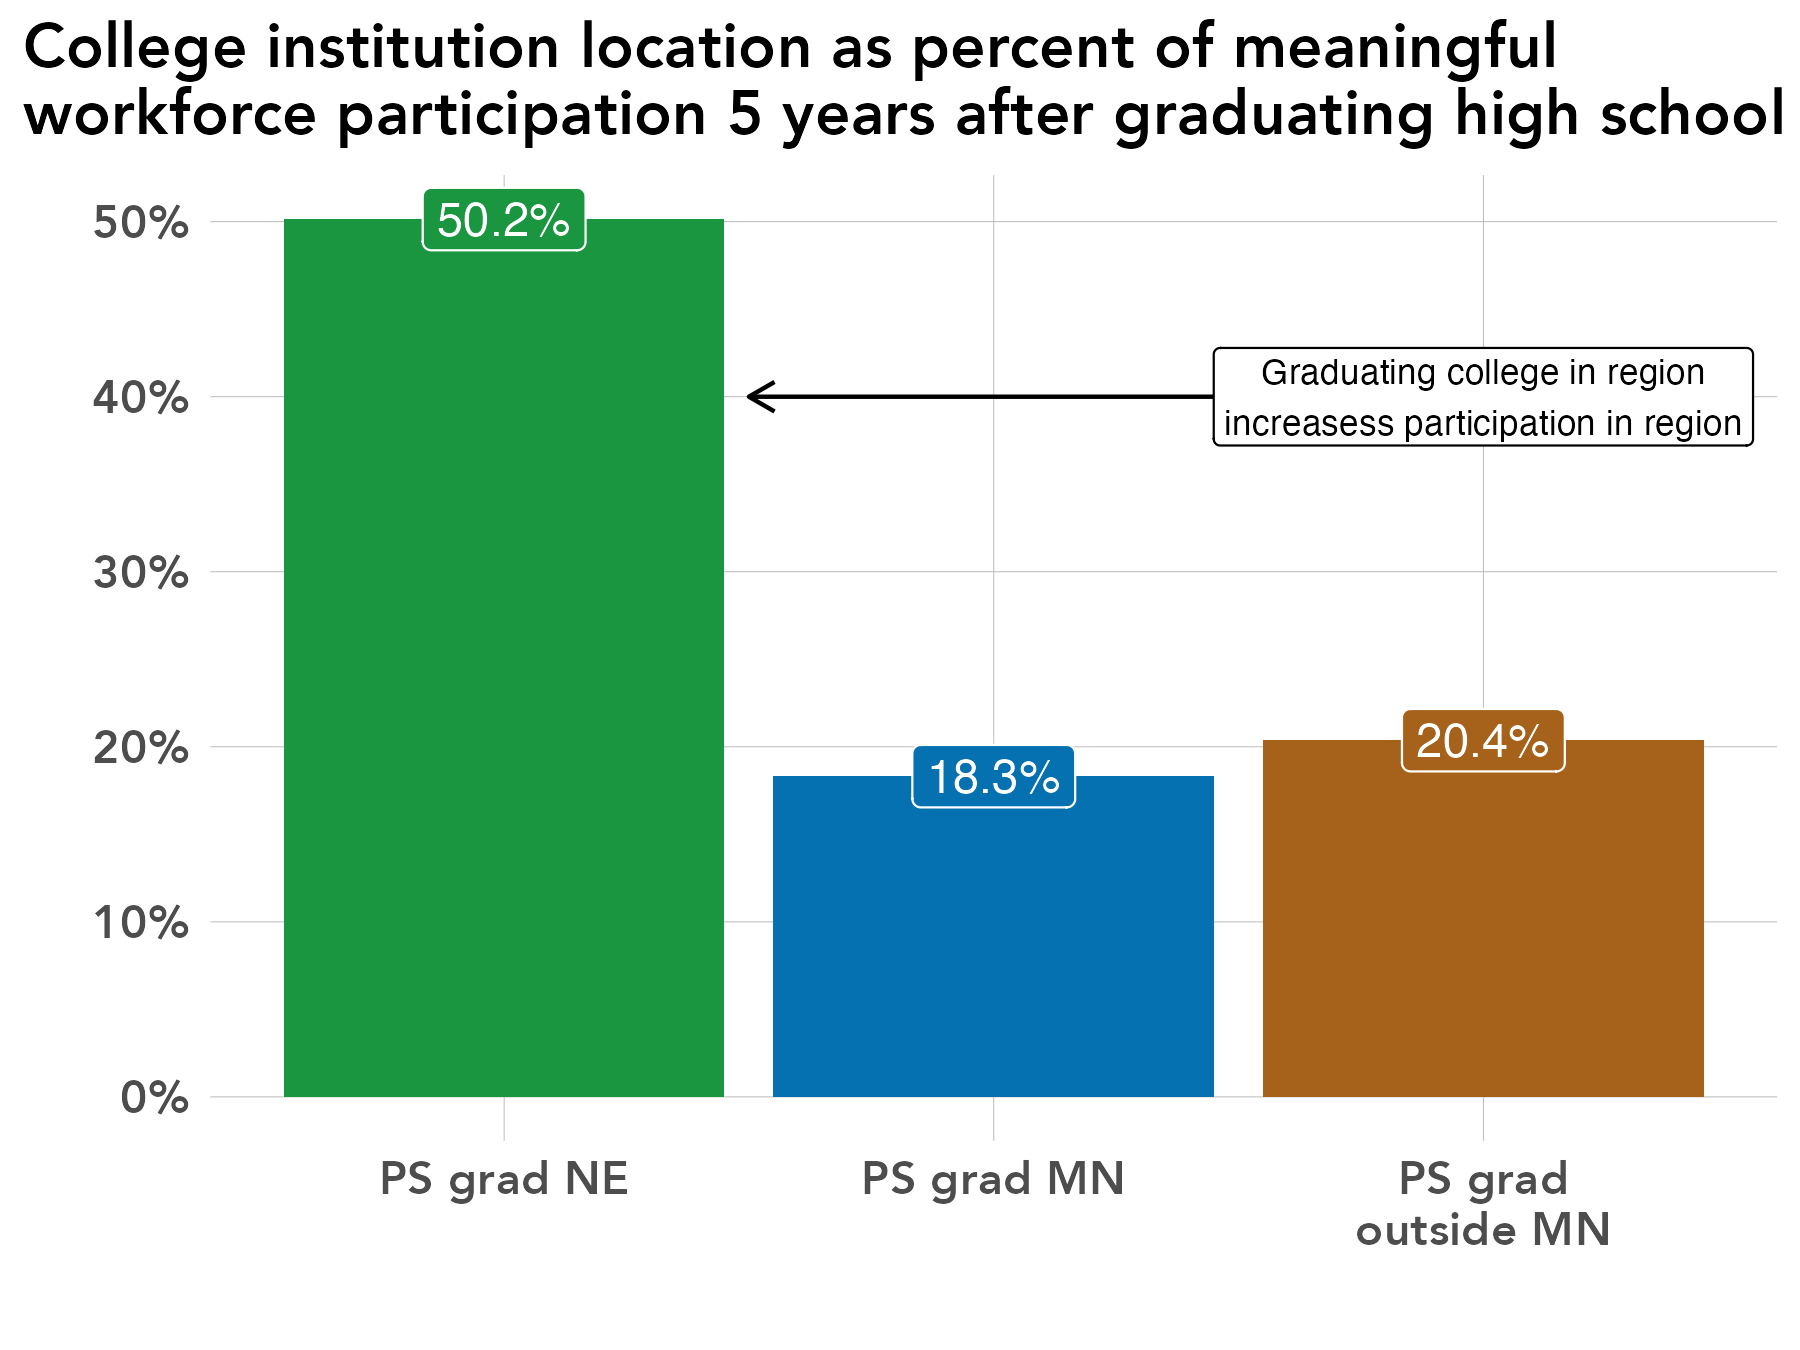

The script that saved this image:
# library -----------------------------------------------------------------
library(tidyverse)
library(sf)
library(ggrepel)
library(scales)
library(ggiraph)
library(rmapshaper)
library(cowplot)
library(RColorBrewer)
library(readxl)
library(lubridate)
library(readxl)
library(systemfonts)
reset_font_cache()
library(ggtext)
library(janitor)
library(cowplot)


rm(list = ls())

# themes ------------------------------------------------------------------
theme_bar <- theme_bw() +
  theme(panel.grid.major = element_line(color = "grey70", size = 0.1),
        panel.grid.minor = element_blank(),
        axis.ticks = element_blank(),
        axis.text = element_text(face = "bold"),
        panel.border = element_blank(),
        legend.background = element_rect(fill = "transparent", color = "transparent"),
        legend.key = element_rect(fill = "transparent"),
        legend.key.size = unit(1, "lines"),
        legend.margin = margin(0,0,0,0),
        legend.title = element_blank(),
        legend.text = element_text(margin = margin(l = 2)),
        text = element_text(family = "Avenir") ,
        plot.title.position = "plot",
        plot.title = element_text(face = "bold"))

theme_line <- theme_bw() +
  theme(legend.background = element_rect(fill = "transparent", color = "transparent"),
        legend.key = element_rect(fill = "transparent"),
        legend.text = element_text(margin = margin(l = 2)),
        panel.grid.minor = element_blank(),
        panel.grid.major = element_line(color = "grey70", size = 0.1),
        axis.ticks = element_blank(),
        axis.text = element_text(face = "bold"),
        panel.border = element_blank(),
        legend.margin = margin(0,0,0,0),
        legend.key.size = unit(1, "lines"),
        text = element_text(family = "Avenir") ,
        plot.title.position = "plot",
        plot.title = element_text(face = "bold"))


theme_sf <- theme_bw() +
  theme(axis.text.x=element_blank(),
        axis.text.y=element_blank(),
        axis.ticks=element_blank(),
        panel.background = element_blank(),
        panel.grid.major = element_line(color = "white"),
        panel.border = element_blank(),
        legend.title = element_blank(),
        legend.text = element_text(margin = margin(l = 2)),
        legend.margin = margin(0,0,0,0),
        legend.key.size = unit(1, "lines"),
        text = element_text(family = "Avenir") ,
        plot.title.position = "plot",
        plot.title = element_text(face = "bold"))

regions <- read_csv("/Users/kellyasche/Library/CloudStorage/GoogleDrive-kasche@ruralmn.org/My Drive/Data Prep/R Projects/Join docs/county_regions.csv") %>%
  select(5,6) %>%
  unique() %>%
  mutate(edr = str_replace(edr, "  ", " "),
         planning.region = str_replace(planning.region, " Minnesota", ""),
         planning.region = fct_relevel(planning.region, "Northwest", "Northeast", "Central", "Seven County Mpls-St Paul", "Southwest", "Southeast"),
         edr = fct_relevel(edr, "EDR 1 - Northwest", "EDR 2 - Headwaters", "EDR 3 - Arrowhead", "EDR 4 - West Central", "EDR 5 - North Central", "EDR 6E- Southwest Central", "EDR 6W- Upper Minnesota Valley", "EDR 7E- East Central", "EDR 7W- Central", "EDR 8 - Southwest", "EDR 9 - South Central", "EDR 10 - Southeast", "EDR 11 - 7 County Twin Cities", "Minnesota"))

counties.regions <- read_csv("/Users/kellyasche/Library/CloudStorage/GoogleDrive-kasche@ruralmn.org/My Drive/Data Prep/R Projects/Join docs/county_regions.csv") %>%
  mutate(countyfp = formatC(countyfp, width = 3, flag = "0"),
         Name = str_to_title(Name),
         Name = str_replace(Name, "Q", "q"),
         Name = str_replace(Name, "Of The", "of the"),
         Name = str_replace(Name, "Mcleod", "McLeod"),
         Dem_Desc = ifelse(Name == "Minnesota", "Minnesota", Dem_Desc) ,
         edr = str_replace(edr, "  ", " "),
         planning.region = str_replace(planning.region, " Minnesota", ""),
         planning.region = fct_relevel(planning.region, "Northwest", "Northeast", "Central", "Seven County Mpls-St Paul", "Southwest", "Southeast"),
         edr = fct_relevel(edr, "EDR 1 - Northwest", "EDR 2 - Headwaters", "EDR 3 - Arrowhead", "EDR 4 - West Central", "EDR 5 - North Central", "EDR 6E- Southwest Central", "EDR 6W- Upper Minnesota Valley", "EDR 7E- East Central", "EDR 7W- Central", "EDR 8 - Southwest", "EDR 9 - South Central", "EDR 10 - Southeast", "EDR 11 - 7 County Twin Cities", "Minnesota"))

color.ruca <- c("Entirely rural" = "#009933", "Town/rural mix" = "#99CC33", "Urban/town/rural mix" = "#CC9966", "Entirely urban" = "#754C29", "Minnesota" = "black")

color.pr <- c("Northwest" = "#4575b4","Northeast" = "grey", "Central" = "#fee090", "Seven County Mpls-St Paul" = "#d73027", "Southwest" = "#91bfdb", "Southeast" = "#fc8d59", "Minnesota" = "black")

color.edr <- c("EDR 1 - Northwest" = "#b3cde3", "EDR 2 - Headwaters" = "#8c96c6", "EDR 3 - Arrowhead" = "#fe9929", "EDR 4 - West Central" = "#8856a7", "EDR 5 - North Central" = "#810f7c", "EDR 6E- Southwest Central" = "#e5f5f9", "EDR 6W- Upper Minnesota Valley" = "#bdc9e1", "EDR 7E- East Central" = "#99d8c9", "EDR 7W- Central" = "#2ca25f", "EDR 8 - Southwest" = "#74a9cf", "EDR 9 - South Central" = "#0570b0", "EDR 10 - Southeast" = "#d7301f", "EDR 11 - 7 County Twin Cities" = "#d8b365", "Minnesota" = "black")

color.pr.edr <- c ("Northwest" = "#4575b4","Northeast" = "#e0f3f8", "Central" = "#fee090", "Seven County Mpls-St Paul" = "#d73027", "Southwest" = "#91bfdb", "Southeast" = "#fc8d59", "Minnesota" = "black", "EDR 1 - Northwest" = "#b3cde3", "EDR 2 - Headwaters" = "#8c96c6", "EDR 3 - Arrowhead" = "#fe9929", "EDR 4 - West Central" = "#8856a7", "EDR 5 - North Central" = "#810f7c", "EDR 6E- Southwest Central" = "#e5f5f9", "EDR 6W- Upper Minnesota Valley" = "#bdc9e1", "EDR 7E- East Central" = "#99d8c9", "EDR 7W- Central" = "#2ca25f", "EDR 8 - Southwest" = "#74a9cf", "EDR 9 - South Central" = "#0570b0", "EDR 10 - Southeast" = "#d7301f", "EDR 11 - 7 County Twin Cities" = "#d8b365")

color.six <- c("#009933", "#4575b4", "grey", "#fee090", "#fc8d59", "#d73027")

mn_counties <- st_read("/Users/kellyasche/Library/CloudStorage/GoogleDrive-kasche@ruralmn.org/My Drive/Data Prep/R Projects/Shapefiles/County shapefiles/MNCounties_MNDOT.shp", quiet = TRUE) %>%
  ms_simplify(keep = .01, keep_shapes = TRUE) %>%
  rename("countyfp" = "FIPS_CODE")

counties.regions.1 <- counties.regions %>%
  mutate(statefp = "27",
         project.pr = ifelse(edr %in% c("EDR 1 - Northwest", "EDR 2 - Headwaters", "EDR 4 - West Central"), "Northwest",
                             ifelse(edr == "EDR 3 - Arrowhead", "Northeast",
                                    ifelse(edr %in% c("EDR 5 - North Central", "EDR 7E- East Central", "EDR 7W- Central"), "Central",
                                           ifelse(edr %in% c("EDR 6E- Southwest Central", "EDR 6W- Upper Minnesota Valley", "EDR 8 - Southwest"), "Southwest",
                                                  ifelse(edr %in% c("EDR 9 - South Central", "EDR 10 - Southeast"), "Southern", as.character(planning.region)))))),
         project.pr = fct_relevel(project.pr, "Northwest", "Northeast", "Central", "Seven County Mpls-St Paul", "Southwest", "Southern"))

# Prep data ---------------------------------------------------------------

original <- read_csv("Data/SLEDS/Masters/Master-report-dataset.csv")

names(original)

data <- original %>%
  select(grad.year.5, ps.grad.location) %>%
  filter(grad.year.5 != "After 2023") %>%
  filter(grad.year.5 != "Attending ps") %>%
  filter(!ps.grad.location %in% c("Attending ps", "Did not graduate ps", "Never attended ps")) %>%
  group_by(ps.grad.location, grad.year.5) %>%
  summarize(n = n()) %>%
  ungroup() %>%
  group_by(ps.grad.location) %>%
  mutate(pct = n / sum(n)) %>%
  ungroup() %>%
  mutate(grad.year.5 = str_replace(grad.year.5, "No MN emp record, not attending ps", "No MN emp record"),
         grad.year.5 = str_replace(grad.year.5, "Not meaningful, not attending ps", "Not meaningful"),
         grad.year.5 = fct_relevel(grad.year.5, "Meaningful WF - Northeast", "Meaningful WF - MN", "Not meaningful", "No MN emp record"),
         ps.grad.location = str_replace(ps.grad.location, "PS grad Region", "PS grad NE"),
         ps.grad.location = fct_relevel(ps.grad.location, "PS grad NE", "PS grad MN", "PS grad outside MN"))

# Create chart ------------------------------------------------------------
ggplot(data = filter(data, grad.year.5 == "Meaningful WF - Northeast"), aes(ps.grad.location, pct, fill = ps.grad.location)) +
  geom_col(position = "dodge") +
  geom_label(aes(label = percent(pct, accuracy = .1)), show.legend = FALSE, position = position_dodge(width = .9), color = "white", size = 4) +
  annotate(geom = "segment",
           x = 2.5,
           xend = 1.5,
           y = .4,
           yend = .4,
           arrow = arrow(length = unit(.25, "cm"))) +
  annotate(geom = "label",
           x = 3,
           y = .4,
           label = "Graduating college in region\nincreasess participation in region",
           size = 3) +
  labs(x="", y = "", title = "College institution location as percent of meaningful\nworkforce participation 5 years after graduating high school")+
  scale_y_continuous(labels=scales::percent) +
  scale_x_discrete(labels = c("PS grad NE", "PS grad MN", "PS grad outside MN" = "PS grad\noutside MN")) +
  scale_fill_manual(values = c("#1a9641", "#0571b0", "#a6611a")) +
  theme_bar+
  theme(legend.position = "none",
        text = element_text(size = 14),
        plot.title = element_text(size = 15))

ggsave(filename = "Charts/Paper report/college-location-regional-wf.pdf", device = cairo_pdf, dpi = "print", width = 6, height = 4.5)

ggsave(filename = "Charts/Paper report/college-location-regional-wf.png", dpi = "print", width = 6, height = 4.5)
